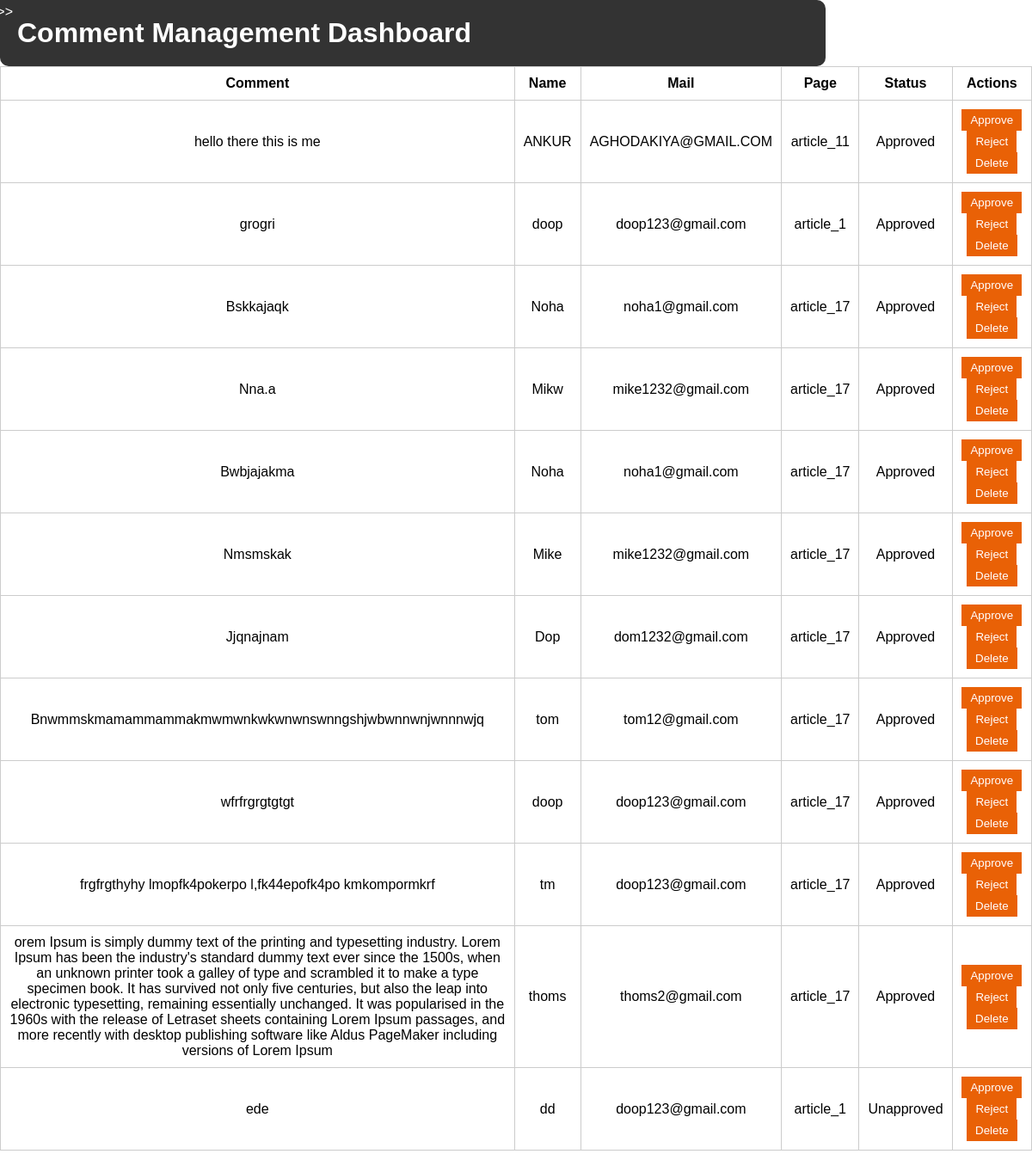
Page /comment_dashboard on the committed database.
### app.py (models this page shows)
class Comment(db.Model):
    Id = db.Column(db.Integer, primary_key=True, unique=True, autoincrement=True)
    Comment = db.Column(db.String(255), nullable=False)
    Name = db.Column(db.String(255), nullable=False)
    Mail = db.Column(db.String(255), nullable=False)
    IsApproved = db.Column(db.Boolean, default=False)
    IsDeleted = db.Column(db.Boolean, default=False)
    Page = db.Column(db.String(255))  # Add this field

### app.py (the view, shortened to what this page needs)
@app.route("/comment_dashboard", methods=["GET", "POST"])
def comment_dashboard():
    comments = Comment.query.all()
    comments = Comment.query.all()
    return render_template("comment_dashboard.html", comments=comments)

### app.py (called while the page is built, shortened)
@login_manager.request_loader
def load_user_from_request(request):
    print("Trying to load user from request...")
    token = request.headers.get("Authorization")
    return None

### templates/comment_dashboard.html (shortened to what this page needs)
<!DOCTYPE html>
<html lang="en">
<head>
    <link rel="stylesheet" type="text/css" href="styles.css">
</head>
<body>
    {% include 'dashboard.html' %}
    <header>
        <h1>Comment Management Dashboard</h1>
    </header>
    <main>
        <form method="POST">
            <table class="comment-table">
                <thead>
                    <tr>
                        <th>Comment</th>
                        <th>Name</th>
                        <th>Mail</th>
                        <th>Page</th>
                        <th>Status</th>
                        <th>Actions</th>
                    </tr>
                </thead>
                <tbody>
                    {% for comment in comments %}
                        <tr>
                            <td>{{ comment.Comment }}</td>
                            <td>{{ comment.Name }}</td>
                            <td>{{ comment.Mail }}</td>
                            <td>{{ comment.Page }}</td>
                            <td class="status-cell">
                                {% if comment.IsApproved %}
                                    Approved
                                {% else %}
                                    Unapproved
                                {% endif %}
                            </td>
                            <td class="actions-cell">
                                {% if not comment.IsDeleted %}
                                    <button type="submit" name="approve_{{ comment.Id }}" value="approve">Approve</button>
                                    <button type="submit" name="reject_{{ comment.Id }}" value="reject">Reject</button>
                                    <button type="submit" name="delete_{{ comment.Id }}" value="delete">Delete</button>
                                {% else %}
                                    <button type="submit" name="restore_{{ comment.Id }}" value="restore">Restore</button>
                                {% endif %}
                            </td>
                        </tr>
                    {% endfor %}
                </tbody>
            </table>
        </form>
    </main>
</body>
</html>

### templates/dashboard.html (shortened to what this page needs)
<!DOCTYPE html>
<html>
<head>
</head>
<body>
    <div id="left-panel">
        <label for="toggle-checkbox" class="toggle-button">
            <<< >>>
        </label>
    </div>
</body>
</html>

### static/styles.css (style rules this page uses)
header { background-color: #333; color: #fff; display: flex; justify-content: space-between; align-items: center; padding: 10px 0; width: 80%; border-radius: 10px; }
* { margin: 0; padding: 0; box-sizing: border-box; scroll-behavior: smooth; }
html, body { height: 100%; display: flex; flex-direction: column; }
html { height: 100%; display: flex; flex-direction: column; }
body { height: 100%; display: flex; flex-direction: column; overflow-x: hidden; min-height: 100vh; font-family: "Montserrat", sans-serif; }
form { display: inline-block; }

### templates/comment_dashboard.html (style rules this page uses)
body { font-family: Arial, sans-serif; margin: 0; padding: 0; }
header { background-color: #333; color: #fff; text-align: center; padding: 20px; }
.comment-table { width: 100%; border-collapse: collapse; border: 1px solid #ccc; }
.comment-table th, .comment-table td { border: 1px solid #ccc; padding: 10px; text-align: center; }
.status-cell, .actions-cell { text-transform: capitalize; }
.actions-cell button { background-color: #e96106; color: #fff; border: none; padding: 5px 10px; cursor: pointer; }

### templates/dashboard.html (style rules this page uses)
#left-panel { width: 200px; background-color: #333; position: absolute; top: 0; left: -200px; height: 100%; transition: left 0.3s; padding-left: 10px; text-align: center; }
.toggle-button { cursor: pointer; background-color: #333; color: #fff; padding: 5px 10px; position: absolute; top: 0; right: -25px; z-index: 2; display: flex; align-items: center; }

### rows in the picture
Comment: Comment "hello there this is me", Name "ANKUR", Mail "AGHODAKIYA@GMAIL.COM", Page "article_11", IsApproved "Approved"
Comment: Comment "grogri", Name "doop", Mail "doop123@gmail.com", Page "article_1", IsApproved "Approved"
Comment: Comment "Bskkajaqk", Name "Noha", Mail "noha1@gmail.com", Page "article_17", IsApproved "Approved"
Comment: Comment "Nna.a", Name "Mikw", Mail "mike1232@gmail.com", Page "article_17", IsApproved "Approved"
Comment: Comment "Bwbjajakma", Name "Noha", Mail "noha1@gmail.com", Page "article_17", IsApproved "Approved"
Comment: Comment "Nmsmskak", Name "Mike", Mail "mike1232@gmail.com", Page "article_17", IsApproved "Approved"
Comment: Comment "Jjqnajnam", Name "Dop", Mail "dom1232@gmail.com", Page "article_17", IsApproved "Approved"
Comment: Comment "Bnwmmskmamammammakmwmwnkwkwnwnswnngshjwbwnnwnjwnnnwjq", Name "tom", Mail "tom12@gmail.com", Page "article_17", IsApproved "Approved"
Comment: Comment "wfrfrgrgtgtgt", Name "doop", Mail "doop123@gmail.com", Page "article_17", IsApproved "Approved"
Comment: Comment "frgfrgthyhy lmopfk4pokerpo l,fk44epofk4po kmkompormkrf", Name "tm", Mail "doop123@gmail.com", Page "article_17", IsApproved "Approved"
Comment: Comment "orem Ipsum is simply dummy text of the printing and typesetting industry. Lorem Ipsum has been the industry's standard dummy text ever since the 1500s, when an unknown printer took a galley of type and scrambled it to make a type specimen book. It has survived not only five centuries, but also the leap into electronic typesetting, remaining essentially unchanged. It was popularised in the 1960s with the release of Letraset sheets containing Lorem Ipsum passages, and more recently with desktop publishing software like Aldus PageMaker including versions of Lorem Ipsum", Name "thoms", Mail "thoms2@gmail.com", Page "article_17", IsApproved "Approved"
Comment: Comment "ede", Name "dd", Mail "doop123@gmail.com", Page "article_1", IsApproved "Unapproved"
